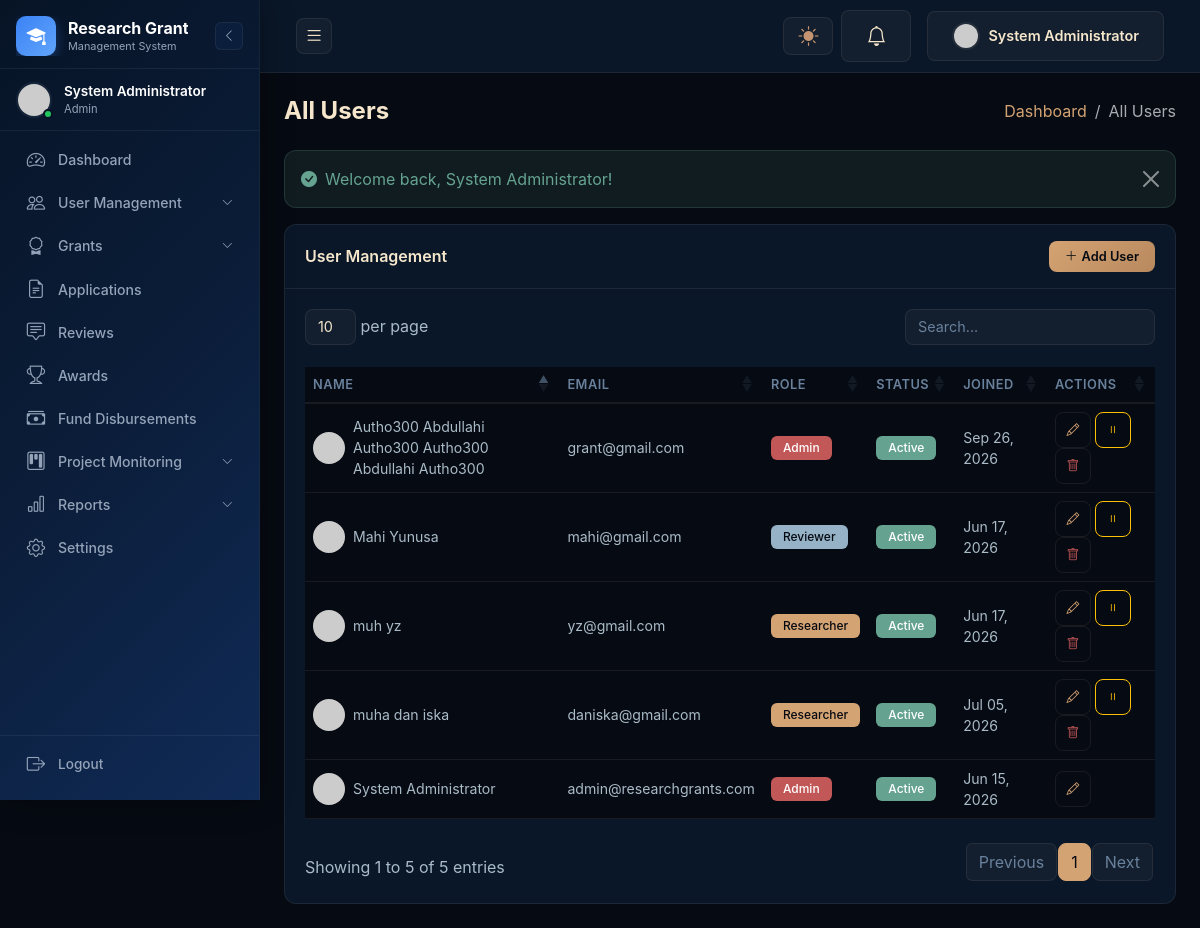
The page /admin/pages/all_users.php (signed in) on the database its author committed.
### tables this page shows
CREATE TABLE `users` (
  `id` int(11) NOT NULL AUTO_INCREMENT,
  `username` varchar(100) NOT NULL,
  `email` varchar(255) NOT NULL,
  `password` varchar(255) NOT NULL,
  `first_name` varchar(100) DEFAULT NULL,
  `last_name` varchar(100) DEFAULT NULL,
  `role` enum('admin','researcher','reviewer') NOT NULL DEFAULT 'researcher',
  `profile_picture` varchar(255) DEFAULT NULL,
  `phone` varchar(50) DEFAULT NULL,
  `department` varchar(255) DEFAULT NULL,
  `institution` varchar(255) DEFAULT NULL,
  `biography` text,
  `orcid_id` varchar(100) DEFAULT NULL,
  `google_scholar` varchar(255) DEFAULT NULL,
  `research_interests` text,
  `qualification` varchar(255) DEFAULT NULL,
  `cv_file` varchar(255) DEFAULT NULL,
  `expertise_area` varchar(255) DEFAULT NULL,
  `reviewer_status` enum('pending','active','inactive') DEFAULT 'pending',
  `is_active` tinyint(1) NOT NULL DEFAULT '1',
  `email_verified` tinyint(1) NOT NULL DEFAULT '0',
  `email_verified_at` datetime DEFAULT NULL,
  `verification_token` varchar(255) DEFAULT NULL,
  `reset_token` varchar(255) DEFAULT NULL,
  `reset_token_expires` datetime DEFAULT NULL,
  `last_login` datetime DEFAULT NULL,
  `created_at` timestamp NOT NULL DEFAULT CURRENT_TIMESTAMP,
  `updated_at` timestamp NOT NULL DEFAULT CURRENT_TIMESTAMP ON UPDATE CURRENT_TIMESTAMP,
  PRIMARY KEY (`id`),
  UNIQUE KEY `username` (`username`),
  UNIQUE KEY `email` (`email`),
  KEY `role` (`role`),
  KEY `is_active` (`is_active`)
);

### admin/pages/all_users.php (the view, shortened to what this page needs)
<?php
require_once __DIR__ . '/../../includes/functions.php';
$db = getDb();
$stmt = $db->query("SELECT * FROM users ORDER BY created_at DESC");
$users = $stmt->fetchAll();
include __DIR__ . '/../../includes/header.php';
?>
<div class="d-flex justify-content-between align-items-center mb-4" data-aos="fade-down">
    <h4 class="mb-0 fw-bold">All Users</h4>
    <nav aria-label="breadcrumb">
        <ol class="breadcrumb mb-0">
            <li class="breadcrumb-item"><a href="<?= SITE_URL ?>admin/index.php">Dashboard</a></li>
            <li class="breadcrumb-item active">All Users</li>
        </ol>
    </nav>
</div>
<?= displaySessionMessages() ?>
<div class="card" data-aos="fade-up">
    <div class="card-header d-flex justify-content-between align-items-center">
        <span>User Management</span>
        <button class="btn btn-primary btn-sm" data-bs-toggle="modal" data-bs-target="#addUserModal"><i class="bi bi-plus-lg me-1"></i>Add User</button>
    </div>
    <div class="card-body">
        <div class="table-responsive">
            <table class="table datatable table-hover">
                <thead>
                    <tr>
                        <th>Name</th>
                        <th>Email</th>
                        <th>Role</th>
                        <th>Status</th>
                        <th>Joined</th>
                        <th class="no-print">Actions</th>
                    </tr>
                </thead>
                <tbody>
                    <?php if (empty($users)): ?>
                    <tr><td colspan="6" class="text-center text-muted py-4">No users found</td></tr>
                    <?php else: ?>
                    <?php foreach ($users as $user): ?>
                    <tr>
                        <td>
                            <div class="d-flex align-items-center">
                                <img src="<?= getAvatarUrl($user['first_name'] . ' ' . $user['last_name']) ?>" class="rounded-circle me-2" width="32" height="32">
                                <div><?= htmlspecialchars($user['first_name'] . ' ' . $user['last_name']) ?></div>
                            </div>
                        </td>
                        <td><?= htmlspecialchars($user['email']) ?></td>
                        <td><span class="badge bg-<?= $user['role'] === 'admin' ? 'danger' : ($user['role'] === 'reviewer' ? 'info' : 'primary') ?>"><?= ucwords($user['role']) ?></span></td>
                        <td><?= getStatusBadge($user['is_active'] ? 'active' : 'inactive') ?></td>
                        <td><?= formatDate($user['created_at']) ?></td>
                        <td class="no-print">
                            <button class="btn btn-sm btn-outline-primary btn-icon edit-user" data-id="<?= $user['id'] ?>" data-first_name="<?= htmlspecialchars($user['first_name']) ?>" data-last_name="<?= htmlspecialchars($user['last_name']) ?>" data-email="<?= htmlspecialchars($user['email']) ?>" data-role="<?= $user['role'] ?>" data-phone="<?= htmlspecialchars($user['phone'] ?? '') ?>" data-department="<?= htmlspecialchars($user['department'] ?? '') ?>" data-institution="<?= htmlspecialchars($user['institution'] ?? '') ?>" data-expertise_area="<?= htmlspecialchars($user['expertise_area'] ?? '') ?>" title="Edit"><i class="bi bi-pencil"></i></button>
                            <?php if ($user['id'] != $_SESSION['user_id']): ?>
                            <a href="<?= SITE_URL ?>admin/ajax/handle_users.php?action=toggle_status&id=<?= $user['id'] ?>" class="btn btn-sm btn-outline-<?= $user['is_active'] ? 'warning' : 'success' ?> btn-icon" title="<?= $user['is_active'] ? 'Deactivate' : 'Activate' ?>"><i class="bi bi-<?= $user['is_active'] ? 'pause' : 'play' ?>"></i></a>
                            <a href="<?= SITE_URL ?>admin/ajax/handle_users.php?action=delete&id=<?= $user['id'] ?>" class="btn btn-sm btn-outline-danger btn-icon btn-delete" data-message="Delete user <?= htmlspecialchars($user['first_name'] . ' ' . $user['last_name']) ?>?" title="Delete"><i class="bi bi-trash"></i></a>
                            <?php endif; ?>
                        </td>
                    </tr>
                    <?php endforeach; ?>
                    <?php endif; ?>
                </tbody>
            </table>
        </div>
    </div>
</div>
<?php include __DIR__ . '/../../includes/footer.php'; ?>

### includes/functions.php (shortened to what this page needs)
<?php
function formatDate($date, $format = 'M d, Y') {
    return date($format, strtotime($date));
}
function getStatusBadge($status) {
    $badges = [
        'active' => 'success',
        'inactive' => 'secondary',
        'pending' => 'warning',
        'draft' => 'secondary',
        'open' => 'success',
        'closed' => 'danger',
        'cancelled' => 'danger',
        'submitted' => 'primary',
        'under_review' => 'info',
        'approved' => 'success',
        'rejected' => 'danger',
        'revision_needed' => 'warning',
        'withdrawn' => 'secondary',
        'assigned' => 'info',
        'in_progress' => 'warning',
        'completed' => 'success',
        'overdue' => 'danger',
        'suspended' => 'warning',
        'terminated' => 'danger',
        'reviewed' => 'info',
        'monthly' => 'primary',
        'quarterly' => 'info',
        'biannual' => 'warning',
        'annual' => 'success',
        'final' => 'danger',
        'approve' => 'success',
        'revision' => 'warning',
        'paid' => 'success',
        'scheduled' => 'warning',
        'partially_disbursed' => 'info',
        'fully_disbursed' => 'success',
    ];
    $class = $badges[$status] ?? 'secondary';
    $label = ucwords(str_replace('_', ' ', $status));
    return "<span class='badge bg-{$class}'>{$label}</span>";
}
function getAvatarUrl($name) {
    return "https://ui-avatars.com/api/?name=" . urlencode($name) . "&background=0D6EFD&color=fff&size=40";
}
function displayAlert($message, $type = 'success') {
    $icons = [
        'success' => 'bi-check-circle-fill',
        'danger' => 'bi-exclamation-triangle-fill',
        'warning' => 'bi-exclamation-circle-fill',
        'info' => 'bi-info-circle-fill',
    ];
    $icon = $icons[$type] ?? 'bi-info-circle-fill';
    return "<div class='alert alert-{$type} alert-dismissible fade show' role='alert'>
            <i class='{$icon} me-2'></i>{$message}
            <button type='button' class='btn-close' data-bs-dismiss='alert'></button>
        </div>";
}
function displaySessionMessages() {
    $html = '';
    foreach (['success', 'danger', 'warning', 'info'] as $type) {
        if (isset($_SESSION[$type . '_message'])) {
            $html .= displayAlert($_SESSION[$type . '_message'], $type);
        }
    }
    return $html;
}

### assets/css/style.css (style rules this page uses)
:root { --dark: #060a12; --dark2: #0a1728; --dark3: #1b3858; --primary: #d4a373; --primary-light: #e8c9a0; --primary-dark: #b8895e; --secondary: #537497; --secondary-light: #69819c; --tertiary: #96b2c6; --green: #65a390; --amber: #c4936f; --red: #c15757; --text: #f5e6cc; --text-muted: #aabbc8; --text-dim: #69819c; --glass: rgba(245, 230, 204, .04); --glass-hover: rgba(245, 230, 204, .07); --glass-border: rgba(245, 230, 204, .08); --glow-primary: rgba(212, 163, 115, .35); --glow-secondary: rgba(83, 116, 151, .35); --sidebar-width: 260px; --sidebar-collapsed: 80px; --sidebar-bg: #071426; --sidebar-gradient: linear-gradient(135deg, #071426, #0B1D39, #102B57); --sidebar-primary: #3B82F6; --sidebar-primary-glow: rgba(59, 130, 246, .35); --sidebar-secondary: #60A5FA; --sidebar-text: #FFFFFF; --sidebar-muted: #94A3B8; --sidebar-glass: rgba(59, 130, 246, .06); --sidebar-glass-hover: rgba(59, 130, 246, .1); --sidebar-border: rgba(148, 163, 184, .1); --header-height: 60px; --radius: 12px; --radius-sm: 8px; --transition: all .3s ease; --bs-body-bg: var(--dark); --bs-body-color: var(--text); --bs-primary: var(--primary); --bs-secondary: var(--secondary); --bs-success: var(--green); --bs-warning: var(--amber); --bs-danger: var(--red); --bs-info: var(--tertiary); --bs-light: var(--dark2); --bs-dark: #000; --bs-border-color: var(--glass-border); --bs-link-color: var(--primary); --bs-link-hover-color: var(--primary-light); }
* { margin: 0; padding: 0; box-sizing: border-box; }
body { font-family: 'Inter', -apple-system, BlinkMacSystemFont, sans-serif; background: var(--dark); color: var(--text); overflow-x: hidden; }
h1, h2, h3, h4, h5, h6 { font-weight: 700; color: var(--text); }
a { text-decoration: none; transition: var(--transition); color: var(--primary); }
.card { border: 1px solid var(--glass-border); border-radius: var(--radius); background: var(--dark2); transition: var(--transition); }
.card-header { background: transparent; border-bottom: 1px solid var(--glass-border); font-weight: 600; padding: 16px 20px; color: var(--text); }
.card-body { padding: 20px; color: var(--text-muted); }
.table { margin-bottom: 0; color: var(--text); }
.table thead th { border-top: none; border-bottom: 2px solid var(--glass-border); font-weight: 600; font-size: .8rem; text-transform: uppercase; letter-spacing: .5px; color: var(--text-dim); }
.table td { vertical-align: middle; font-size: .88rem; border-color: var(--glass-border); color: var(--text-muted); }
.table > :not(caption) > * > * { border-color: var(--glass-border); }
.btn { border-radius: var(--radius-sm); font-weight: 600; padding: 10px 24px; transition: var(--transition); font-size: .9rem; }
.btn-sm { padding: 6px 16px; font-size: .8rem; }
.btn-primary { background: linear-gradient(135deg, var(--primary), var(--primary-dark)); border: none; color: var(--dark); }
.btn-outline-primary { color: var(--primary); border-color: var(--glass-border); background: transparent; }
.btn-outline-danger { color: var(--red); border-color: var(--glass-border); }
.btn-icon { width: 36px; height: 36px; padding: 0; display: inline-flex; align-items: center; justify-content: center; border-radius: var(--radius-sm); }
.alert { border-radius: var(--radius); border: 1px solid var(--glass-border); background: var(--glass); color: var(--text); }
.alert-success { background: rgba(101,163,144,.12); border-color: rgba(101,163,144,.2); color: var(--green); }
.alert .btn-close { filter: invert(1) brightness(2); }
.badge { padding: 6px 12px; font-weight: 500; font-size: .75rem; border-radius: 6px; }
.bg-primary { background: var(--primary) !important; color: var(--dark) !important; }
.bg-success { background: var(--green) !important; }
.bg-danger { background: var(--red) !important; }
.bg-info { background: var(--tertiary) !important; color: var(--dark) !important; }
.close, .btn-close { filter: invert(1) brightness(2); }

### rows shown on the page
users: first_name+last_name "Autho300 Abdullahi Autho300 Autho300 Abdullahi Autho300", email "grant@gmail.com", role "Admin", created_at "Sep 26, 2026", is_active 1 (drawn)
users: first_name+last_name "muha dan iska", email "daniska@gmail.com", role "Researcher", created_at "Jul 05, 2026", is_active 1 (drawn)
users: first_name+last_name "Mahi Yunusa", email "mahi@gmail.com", role "Reviewer", created_at "Jun 17, 2026", is_active 1 (drawn)
users: first_name+last_name "muh yz", email "yz@gmail.com", role "Researcher", created_at "Jun 17, 2026", is_active 1 (drawn)
users: first_name+last_name "System Administrator", email "admin@researchgrants.com", role "Admin", created_at "Jun 15, 2026"

### other values the page prints
$_SESSION['user_name'] "System Administrator"
str_replace('_', ' ', $role) "Admin"
